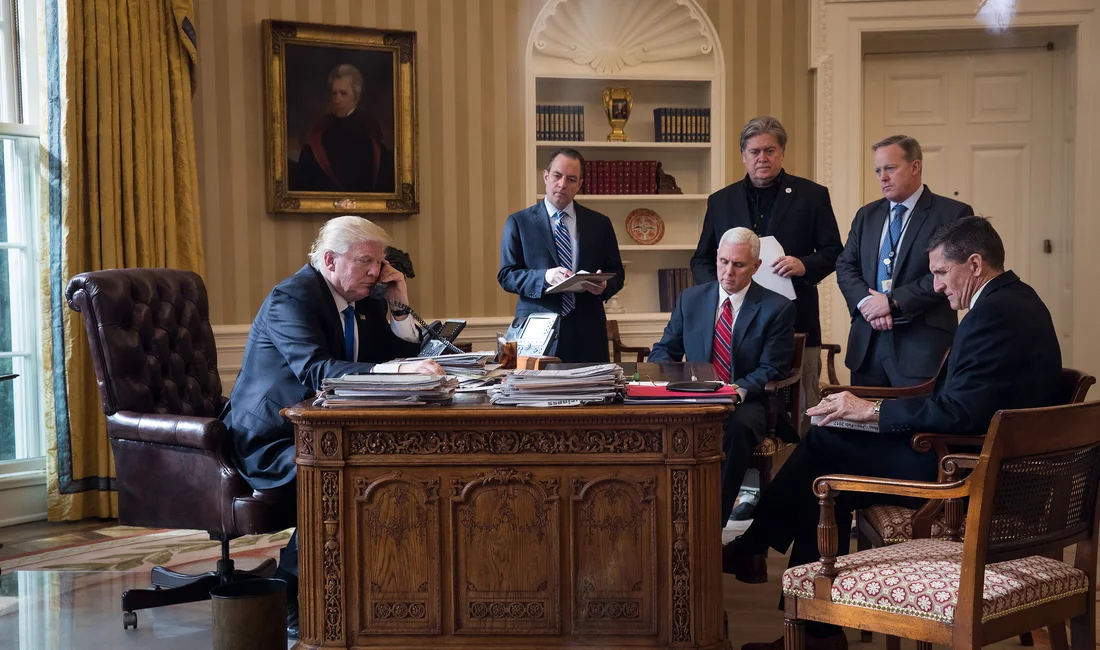
#> input picture assets/test.jpg, 1100 x 650 px; its folder holds only this picture in this run
$ python vid.py
#> lines starting #> are read from the running program, lines starting #| are printed output that depends on the picture
import cv2
import os

def create_video_from_images(image_dir, output_video_path, image_duration=2, frame_size=(1920, 1080)):
    # Get list of images in the directory, sorted alphabetically (adjust if needed)
#> called with image_dir = './', output_video_path = 'output_video.mp4', image_duration = 2, frame_size = (1920, 1080)
    images = [f for f in sorted(os.listdir(image_dir)) if f.endswith(('jpg', 'jpeg', 'png'))]

    if not images:
        print("No images found in the directory.")
        return

    # Create a VideoWriter object to save the video
    fourcc = cv2.VideoWriter_fourcc(*'mp4v')  # Codec for .mp4 format
    fps = len(images) / (image_duration * len(images))  # To make each image appear for the specified duration
    out = cv2.VideoWriter(output_video_path, fourcc, 1 / image_duration, frame_size)

    for image_name in images:
        img_path = os.path.join(image_dir, image_name)
        img = cv2.imread(img_path)
#> img is the input picture: shape (650, 1100, 3); mean B, G, R 65.5, 76.5, 95

        # Resize image to match the frame size (adjust frame_size if needed)
        img_resized = cv2.resize(img, frame_size)
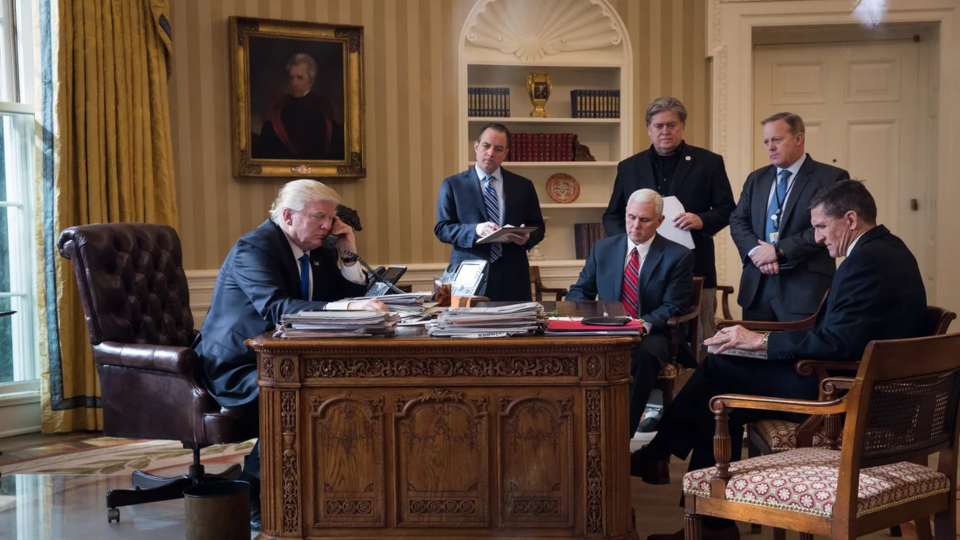
#> img_resized: shape (1080, 1920, 3) (shown at 1/2 size); mean B, G, R 65.4, 76.4, 94.8

        # Write the image to the video file for the specified duration
        for _ in range(int(image_duration * fps)):
            out.write(img_resized)

    # Release the VideoWriter object
    out.release()
    print(f"Video created successfully and saved to {output_video_path}")

# Set your image directory and output video path
image_dir = "./"  # Replace with the directory containing your images
output_video_path = "output_video.mp4"  # Replace with your desired output video file path

create_video_from_images(image_dir, output_video_path)
